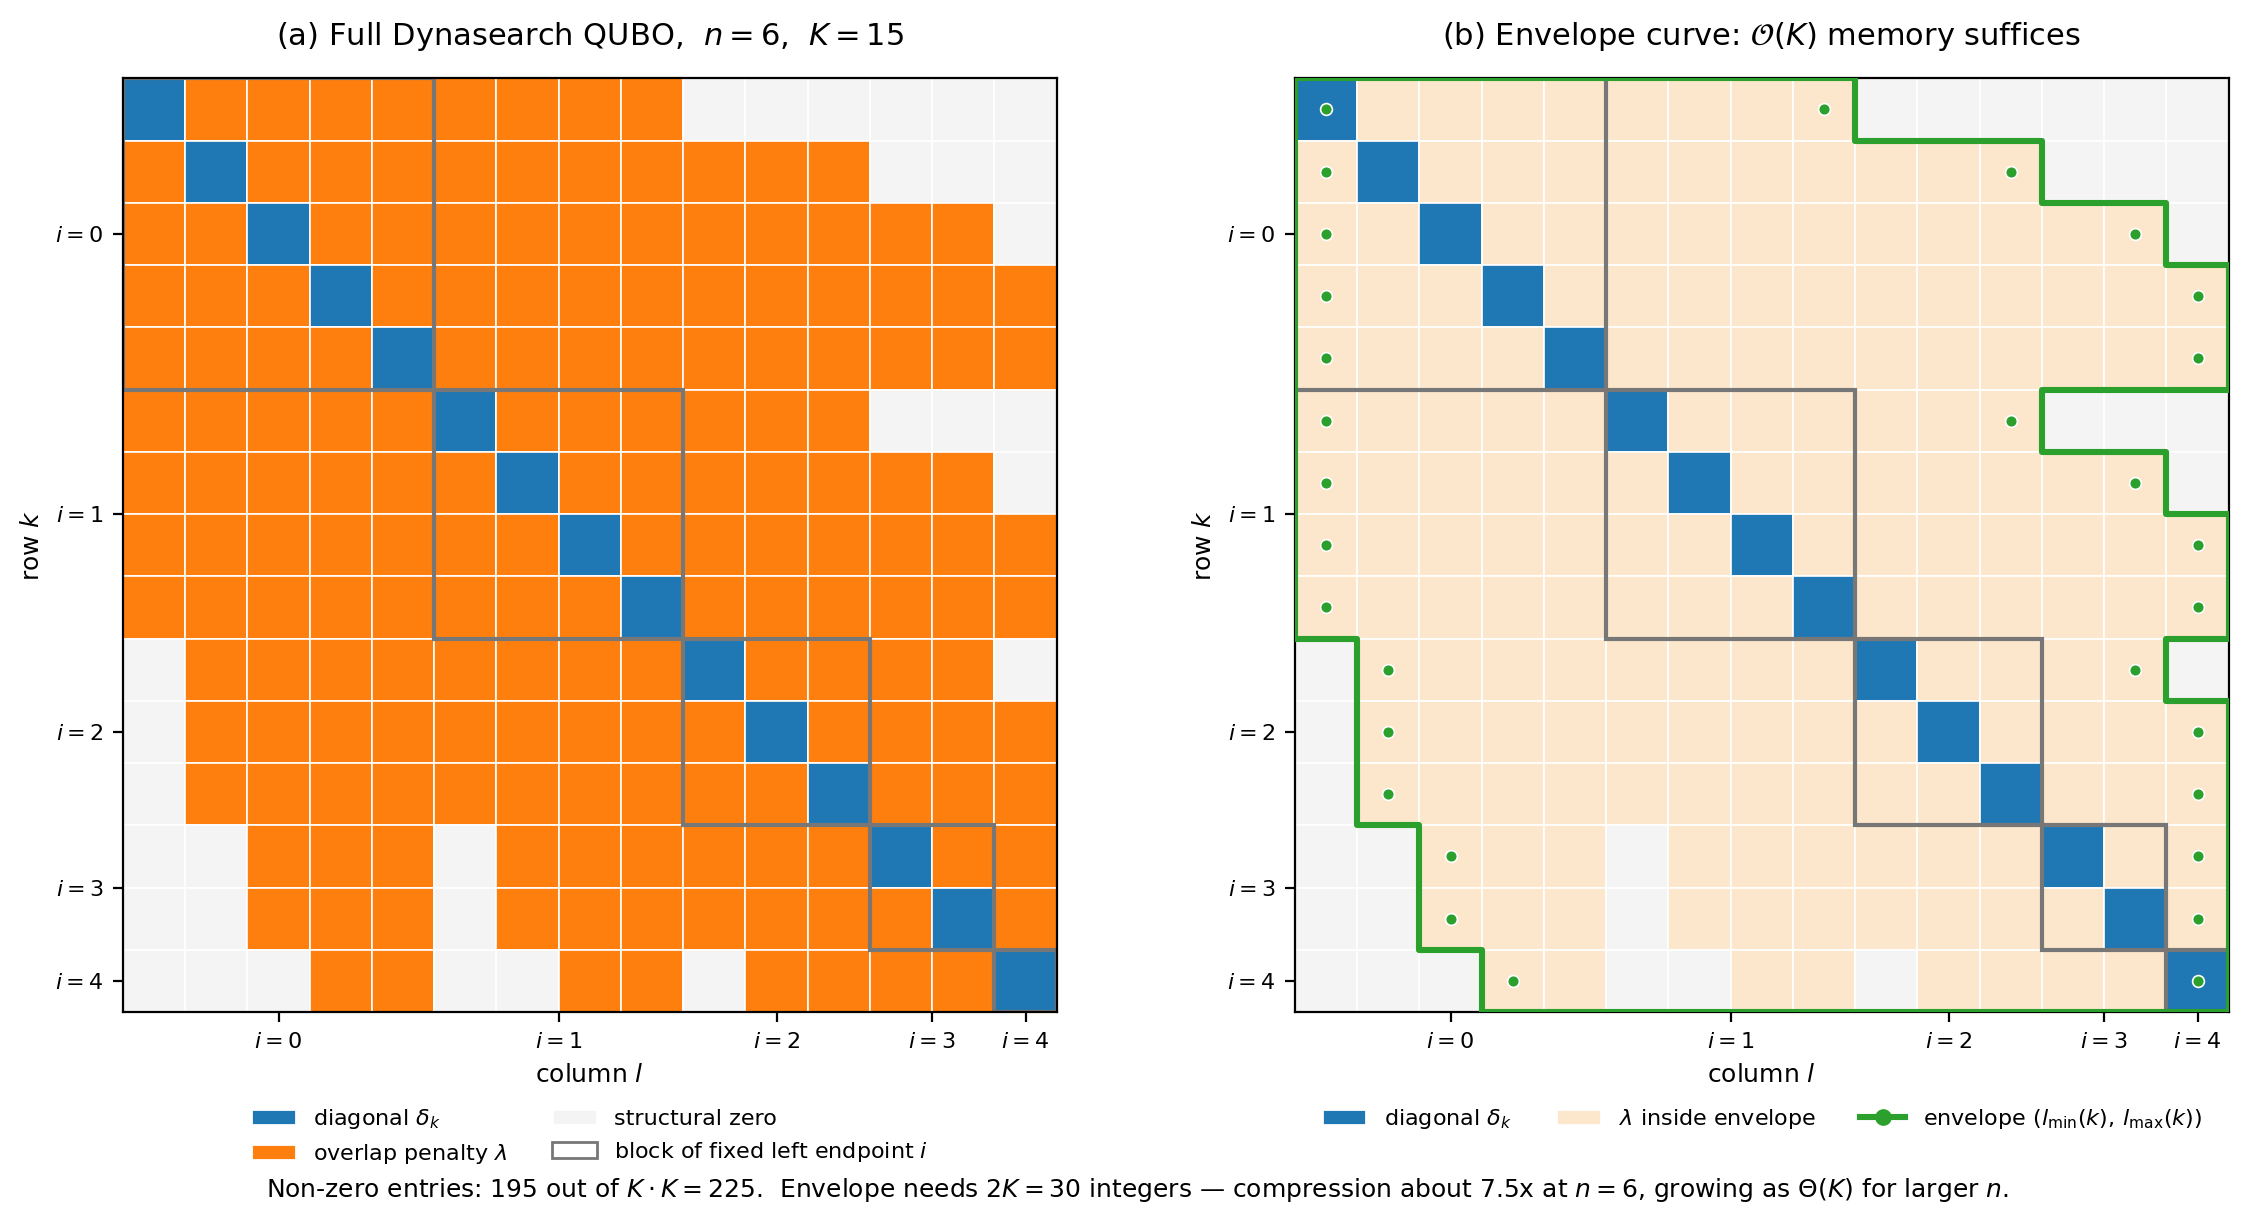

Write the Python code that produced this figure.
"""Visualisation of the Dynasearch QUBO envelope structure.

Idea (from the whiteboard sketch):
    The Dynasearch QUBO has K = O(n^2) variables indexed by interval
    pairs (i, j), i < j. Storing the full K x K matrix takes O(K^2)
    memory. However, when pairs are ordered lexicographically, every
    row's non-zero entries form a *contiguous interval* of columns
    (the matrix has an "envelope" / skyline structure). Hence the
    matrix can be reconstructed from O(K) numbers — the start and end
    column of each row's envelope — and the rest of the cells (white
    in the figure) need not be stored at all.

The figure renders, side by side:
    (a) the dense K x K matrix coloured by entry type (diagonal,
        overlap penalty, structural zero), with thin block outlines
        grouping pairs that share the same left endpoint i;
    (b) the same matrix with the envelope boundary overlaid as a
        single closed curve and the diagonal traversal highlighted —
        graphically reading off the O(K) information that suffices to
        rebuild Q.
"""

from __future__ import annotations

from pathlib import Path

import matplotlib.patches as mpatches
import matplotlib.pyplot as plt
import numpy as np


# --------------------------------------------------------------------------
# Dynasearch QUBO mask
# --------------------------------------------------------------------------
def build_pairs(n: int) -> list[tuple[int, int]]:
    """All (i, j) with 0 <= i < j <= n-1 in lexicographic order."""
    return [(i, j) for i in range(n - 1) for j in range(i + 1, n)]


def overlap(p: tuple[int, int], q: tuple[int, int]) -> bool:
    """Interval pairs overlap when they share at least one index."""
    i1, j1 = p
    i2, j2 = q
    return max(i1, i2) <= min(j1, j2)


def build_qubo_mask(n: int) -> tuple[np.ndarray, list[tuple[int, int]]]:
    """mask[k, l] is 1 on the diagonal, 2 on overlap penalty cells, 0 elsewhere."""
    pairs = build_pairs(n)
    K = len(pairs)
    mask = np.zeros((K, K), dtype=int)
    for k in range(K):
        mask[k, k] = 1
        for l in range(k + 1, K):
            if overlap(pairs[k], pairs[l]):
                mask[k, l] = 2
                mask[l, k] = 2
    return mask, pairs


def envelope_bounds(mask: np.ndarray) -> tuple[np.ndarray, np.ndarray]:
    """For each row, return the (l_min, l_max) of non-zero columns."""
    K = mask.shape[0]
    l_min = np.empty(K, dtype=int)
    l_max = np.empty(K, dtype=int)
    for k in range(K):
        nz = np.flatnonzero(mask[k])
        l_min[k] = nz[0]
        l_max[k] = nz[-1]
    return l_min, l_max


# --------------------------------------------------------------------------
# Plot helpers
# --------------------------------------------------------------------------
COLOUR_ZERO = "#F4F4F4"
COLOUR_DIAG = "#1f77b4"
COLOUR_PEN = "#ff7f0e"
COLOUR_PEN_OUT = "#FCE7CC"    # softer overlap penalty for (b)
COLOUR_ENVELOPE = "#2ca02c"
COLOUR_BLOCK = "#777777"


def _row_to_y(k: int, K: int) -> float:
    """Convert matrix row index k (0=top) into matplotlib y-coord (origin bottom)."""
    return K - 1 - k


def draw_grid(
    ax,
    mask: np.ndarray,
    pairs: list[tuple[int, int]],
    *,
    pen_colour: str = COLOUR_PEN,
) -> None:
    K = mask.shape[0]
    palette = {0: COLOUR_ZERO, 1: COLOUR_DIAG, 2: pen_colour}

    for k in range(K):
        for l in range(K):
            ax.add_patch(
                mpatches.Rectangle(
                    (l, _row_to_y(k, K)), 1, 1,
                    facecolor=palette[mask[k, l]],
                    edgecolor="white", linewidth=0.6,
                )
            )

    # block outlines: contiguous groups of equal left endpoint i
    sizes: list[int] = []
    cur_i, count = pairs[0][0], 0
    for i, _ in pairs:
        if i == cur_i:
            count += 1
        else:
            sizes.append(count)
            cur_i, count = i, 1
    sizes.append(count)

    offset = 0
    for size in sizes:
        ax.add_patch(
            mpatches.Rectangle(
                (offset, _row_to_y(offset + size - 1, K)),
                size, size,
                facecolor="none", edgecolor=COLOUR_BLOCK, linewidth=1.5,
            )
        )
        offset += size

    ax.set_xlim(0, K)
    ax.set_ylim(0, K)
    ax.set_aspect("equal")
    ax.set_xticks([])
    ax.set_yticks([])


def overlay_envelope(ax, mask: np.ndarray) -> None:
    """Trace the envelope boundary of non-zero entries as one closed curve."""
    K = mask.shape[0]
    l_min, l_max = envelope_bounds(mask)

    # Build the polygon outline: down the right boundary, then back up the left.
    right = [(l_max[k] + 1, _row_to_y(k, K) + 1) for k in range(K)]
    right += [(l_max[k] + 1, _row_to_y(k, K)) for k in range(K)]
    # Sort right boundary in actual visiting order:
    pts_right: list[tuple[float, float]] = []
    for k in range(K):
        pts_right.append((l_max[k] + 1, _row_to_y(k, K) + 1))
        pts_right.append((l_max[k] + 1, _row_to_y(k, K)))
    pts_left: list[tuple[float, float]] = []
    for k in reversed(range(K)):
        pts_left.append((l_min[k], _row_to_y(k, K)))
        pts_left.append((l_min[k], _row_to_y(k, K) + 1))
    polygon = pts_right + pts_left
    xs, ys = zip(*polygon)
    ax.plot(xs + (xs[0],), ys + (ys[0],),
            color=COLOUR_ENVELOPE, linewidth=2.2, zorder=5)

    # Mark per-row bounds with small dots so the O(K) data is visible.
    for k in range(K):
        y = _row_to_y(k, K) + 0.5
        ax.scatter([l_min[k] + 0.5, l_max[k] + 0.5], [y, y],
                   color=COLOUR_ENVELOPE, s=18, zorder=6,
                   edgecolor="white", linewidth=0.6)


def label_axes(ax, pairs: list[tuple[int, int]]) -> None:
    K = len(pairs)
    boundaries = [k for k in range(1, K) if pairs[k][0] != pairs[k - 1][0]]
    ticks = [0] + boundaries + [K]
    centres = [(ticks[i] + ticks[i + 1]) / 2 for i in range(len(ticks) - 1)]
    labels = [rf"$i={pairs[ticks[i]][0]}$" for i in range(len(centres))]
    ax.set_xticks(centres)
    ax.set_xticklabels(labels, fontsize=8)
    ax.set_yticks([K - c for c in centres])
    ax.set_yticklabels(labels, fontsize=8)


# --------------------------------------------------------------------------
# Main figure
# --------------------------------------------------------------------------
def main() -> None:
    n = 6
    mask, pairs = build_qubo_mask(n)
    K = len(pairs)
    l_min, l_max = envelope_bounds(mask)
    nnz = int((mask != 0).sum())
    width = (l_max - l_min + 1).sum()
    full_storage = K * K
    envelope_storage = 2 * K   # two ints per row

    fig, axes = plt.subplots(1, 2, figsize=(12, 5.8))

    # ---- (a) Full block view ----
    draw_grid(axes[0], mask, pairs)
    label_axes(axes[0], pairs)
    axes[0].set_title(
        rf"(a) Full Dynasearch QUBO,  $n={n}$,  $K={K}$",
        fontsize=11, pad=12,
    )
    axes[0].set_xlabel("column $l$", fontsize=9)
    axes[0].set_ylabel("row $k$", fontsize=9)

    legend_a = [
        mpatches.Patch(facecolor=COLOUR_DIAG, edgecolor="white",
                       label=r"diagonal $\delta_k$"),
        mpatches.Patch(facecolor=COLOUR_PEN, edgecolor="white",
                       label=r"overlap penalty $\lambda$"),
        mpatches.Patch(facecolor=COLOUR_ZERO, edgecolor="white",
                       label="structural zero"),
        mpatches.Patch(facecolor="none", edgecolor=COLOUR_BLOCK,
                       label=r"block of fixed left endpoint $i$"),
    ]
    axes[0].legend(handles=legend_a, loc="upper center",
                   bbox_to_anchor=(0.5, -0.08), ncol=2,
                   frameon=False, fontsize=8)

    # ---- (b) Envelope view ----
    draw_grid(axes[1], mask, pairs, pen_colour=COLOUR_PEN_OUT)
    overlay_envelope(axes[1], mask)
    label_axes(axes[1], pairs)
    axes[1].set_title(
        r"(b) Envelope curve: $\mathcal{O}(K)$ memory suffices",
        fontsize=11, pad=12,
    )
    axes[1].set_xlabel("column $l$", fontsize=9)
    axes[1].set_ylabel("row $k$", fontsize=9)

    legend_b = [
        mpatches.Patch(facecolor=COLOUR_DIAG, edgecolor="white",
                       label=r"diagonal $\delta_k$"),
        mpatches.Patch(facecolor=COLOUR_PEN_OUT, edgecolor="white",
                       label=r"$\lambda$ inside envelope"),
        plt.Line2D([0], [0], color=COLOUR_ENVELOPE, marker="o",
                   linewidth=2.2, markersize=5,
                   label=r"envelope $(l_{\min}(k),\, l_{\max}(k))$"),
    ]
    axes[1].legend(handles=legend_b, loc="upper center",
                   bbox_to_anchor=(0.5, -0.08), ncol=3,
                   frameon=False, fontsize=8)

    # Footer caption
    compression = full_storage / envelope_storage
    info = (
        rf"Non-zero entries: ${nnz}$ out of $K \cdot K = {full_storage}$.  "
        rf"Envelope needs $2K = {envelope_storage}$ integers — "
        rf"compression about ${compression:.1f}$x at $n={n}$, "
        r"growing as $\Theta(K)$ for larger $n$."
    )
    fig.text(0.5, -0.02, info, ha="center", fontsize=9)

    plt.tight_layout()
    out = Path(__file__).parent / "dynasearch_qubo_structure.pdf"
    fig.savefig(out, bbox_inches="tight", dpi=200)
    fig.savefig(out.with_suffix(".png"), bbox_inches="tight", dpi=200)
    print(f"Saved: {out}")
    print(f"Saved: {out.with_suffix('.png')}")
    print(f"K = {K},  nnz = {nnz},  full = {full_storage},  "
          f"envelope = {envelope_storage}")


if __name__ == "__main__":
    main()
